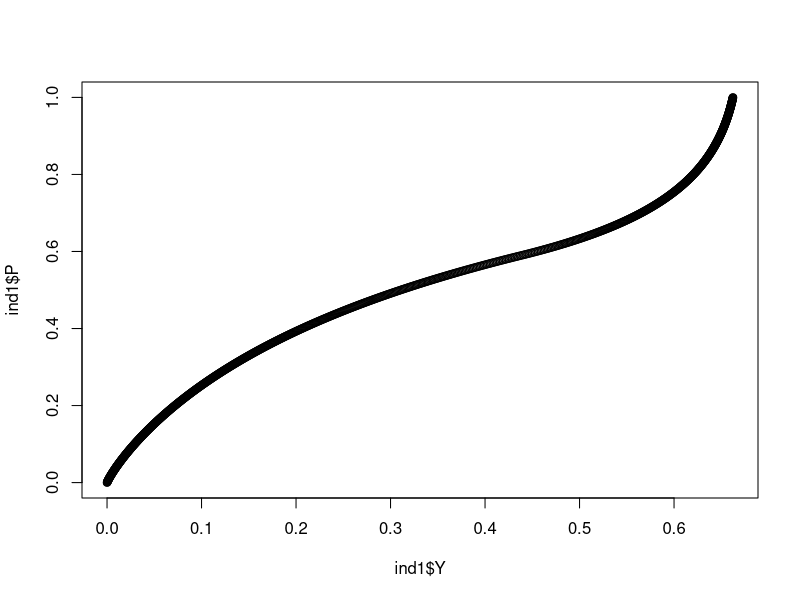
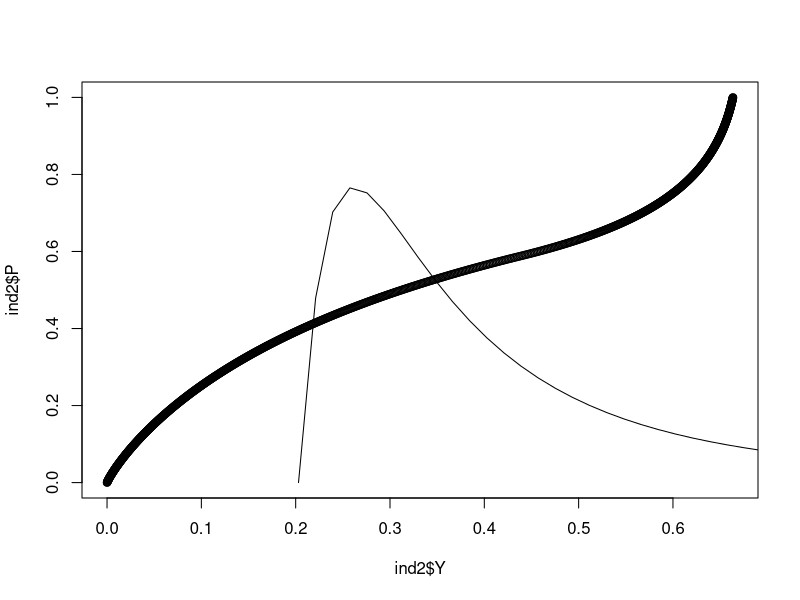
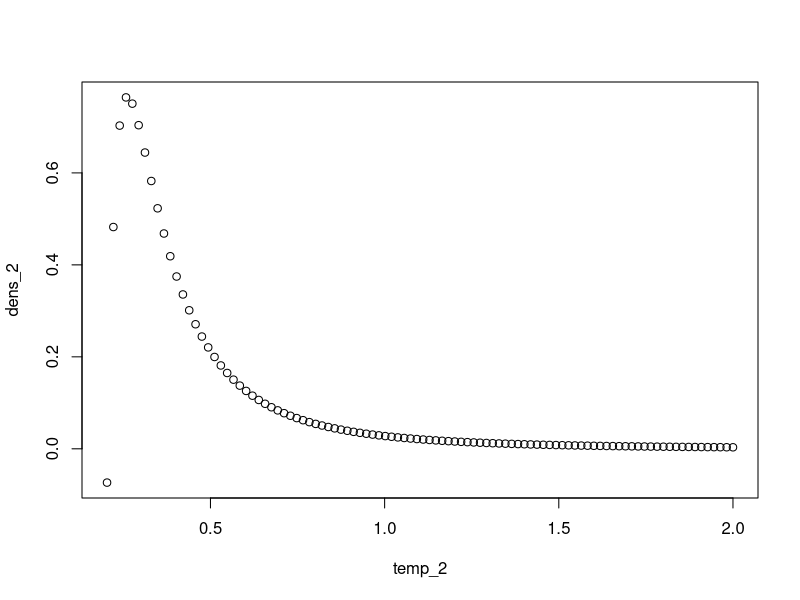
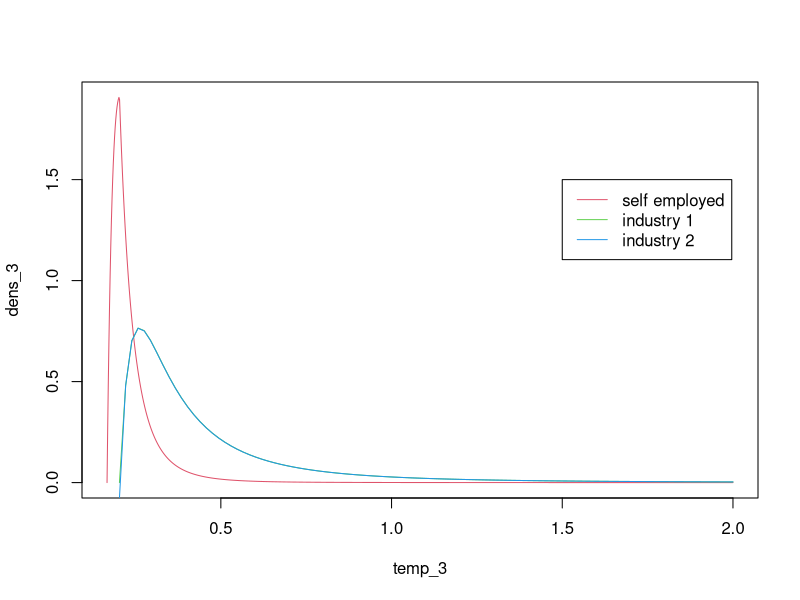

Source code (R) for these figures, in order:
# Script for solving for general equilibrium

rm(list = ls())

# Rough outline of the algorithm

# STEP 1: obtain a `supply curve' for each industry

# i) fix a grid of values for prices
# ii) at each price, solve for the quantity supplied
# iii) interpolate to obtain an approximate supply curve

# Subroutine: solving for output conditional on a price
# i) Guess a value for ebar, the mismatch threshold
# ii) Back out the implied theta using get_theta
# iii) Calculate the implied occupational choice threshold
# iv) Using the choice threshold, find the mass of workers in the industry and the integral over Z
# v) put all the above together and calculate the value of creating a vacancy
# vi) find the gap between the value and cost of vacancy creation
# vii) perform a bisection search to find the ebar that makes this gap zero.
# viii) with ebar in hand, solve for u and output

# STEP 2: Find the equilibrium

# i) Guess prices
# ii) Using the interpolated supply curves, calculate the supplies of both goods at these prices and aggregate output
# iii) Calculate demands from aggregate output and prices
# iv) Find the gap between supply and demand in each industry
# v) If supply exceeds demand, revise prices down. If demand exceeds supply, revise prices up

# Notes on parameters

# Gamma
# The pdf of the mismatch shock is gamma * e ^ (gamma - 1)
# - For the pdf to be valid, it must be that gamma > 0
# - When 0 < gamma < 1, the pdf is decreasing and convex: mass is concentrated around low values of e
# - When gamma = 1, e is U[0,1]
# - When 1 < gamma < 2, the pdf is increasing and concave. In this region, higher gammas place more weight on high e
# - When 2 < gamma, the pdf is increasing and convex: mass is concentrated around high values of e

################################################## FUNCTIONS ##################################################

#### Functions for both industries ####

get_theta <- function(ebar, a, B, d, gamma, A){
  
  # returns theta given e_bar and parameters
  theta <- (1 - B * (1 - d)) * ebar / (B * A)
  theta <- theta / (ebar ^ (1 + gamma) / (1 + gamma) + gamma / (1 + gamma) - ebar)
  return(theta ^ (1 / (1 - a)))
  
  # theta <- (B / (1 - B * (1 - d))) * ((1 + gamma) / A)
  # theta <- theta * (1 - ebar ^ (1 / gamma)) / ebar ^ ((1 + gamma) / gamma)
  # return(theta ^ (1 / (1 - a)))
  
}

get_u <- function(theta, ebar, a, d, A, gamma){
  
  # returns u given theta, ebar, and parameters
  u <- d  + A * theta ^ (1 - a) * (1 - ebar ^ gamma)
  return (d / u)
  
  #u <- d  + A * theta ^ (1 - a) * (1 - ebar)
  #return (d / u)
  
}


#### Industry 1 functions ####

get_z_top <- function(P, ebar, rho, sigma){
  
  # returns the top threshold given P, ebar, and parameters
  z_top <- (rho * P * ebar) ^ (sigma - 1)
  z_top <- (z_top - 1) ^ (1 / (1 - sigma))
  
  # z_top <- (rho * P * (1 - ebar ^ (1 / gamma))) ^ (sigma - 1)
  # z_top <- (z_top - 1) ^ (1 / (1 - sigma))
  return(z_top)
  
}

get_EZ_1 <- function(z, Zmin, zeta){
  
  # returns expected Z for industry 1 given the threshold and parameters
  EZ <- Zmin * (zeta / (zeta - 1)  - (zeta * z ^ zeta) / (2 * zeta - 1)) * (z < 1) 
  EZ <- EZ + (Zmin / (z ^ (zeta - 1))) * (zeta / (zeta - 1)  - zeta / (2 * zeta - 1)) * (z >= 1)
  return(EZ)
  
}

get_N_1 <- function(z, Zmin, zeta){
  
  # returns N for industry 1 given the threshold and parameters
  N <- (1 - (z ^ zeta) / 2) * (z < 1) + (1 / (2 * z ^ zeta)) * (z >= 1)
  return(N)
  
}

free_entry_1 <- function(P, ebar, a, B, d, gamma, A, rho, sigma, Zmin, zeta, kappa){
  
  # calculates the gap between cost and benefits of entry for industry 1 given P, ebar, and parameters
  theta <- get_theta(ebar, a, B, d, gamma, A)
  z <- get_z_top(P, ebar, rho, sigma)
  N <- get_N_1(z, Zmin, zeta)
  EZ <- get_EZ_1(z, Zmin, zeta)
  
  gap <- A * B * theta ^ (- a) * (1 - rho) * P / (1 - B * (1 - d))
  gap <- gap * (gamma / (gamma + 1)) * (1 - ebar ^ (1 + gamma))
  gap <- gap * EZ / N
  gap <- gap - kappa
  
  return(gap)
  # postive if expected benefits exceed expected costs (ebar too high given p), negative otherwise (ebar too low)
  
}

get_Y_1 <- function(ebar, P, a, B, d, gamma, A, rho, sigma, Zmin, Zeta){
  
  # returns industry 1 output given P, ebar, and parameters
  theta <- get_theta(ebar, a, B, d, gamma, A)
  u <- get_u(theta, ebar, a, d, A, gamma)
  z <- get_z_top(P, ebar, rho, sigma)
  EZ <- get_EZ_1(z, Zmin, zeta)
  
  Y <- (1 - u) * EZ
  Y <- Y * (gamma / (1 + gamma)) * (1 - ebar ^ (1 + gamma))
  Y <- Y/ (1 - ebar ^ gamma)
  
  return(Y)
  
}

#### Industry 2 functions ####

get_z_bot <- function(P, ebar, rho, sigma){
  
  # returns the lower threshold given P, ebar, and parameters
  z_bot <- (rho * P * ebar) ^ (sigma - 1)
  z_bot <- (z_bot - 1) ^ (1 / (sigma - 1))
  return(z_bot)
  
}

get_EZ_2 <- function(z, Zmin, zeta){
  
  # returns expected Z for industry 1 given the threshold and parameters
  EZ <- Zmin * (z ^ (zeta - 1)) * (zeta / (zeta - 1)  - zeta / (2 * zeta - 1)) * (z < 1) 
  EZ <- EZ + Zmin * (zeta / (zeta - 1)  - zeta / ((2 * zeta - 1) * z ^ zeta)) * (z >= 1)
  return(EZ)
  
}

get_N_2 <- function(z, Zmin, zeta){
  
  # returns N for industry 1 given the threshold and parameters
  N <- ((z ^ zeta) / 2) * (z < 1) + (1 - 1 / (2 * z ^ zeta)) * (z >= 1)
  return(N)
  
}

free_entry_2 <- function(P, ebar, a, B, d, gamma, A, rho, sigma, Zmin, zeta, kappa){
  
  # calculates the gap between cost and benefits of entry for industry 1 given P, ebar, and parameters
  theta <- get_theta(ebar, a, B, d, gamma, A)
  z <- get_z_bot(P, ebar, rho, sigma)
  N <- get_N_2(z, Zmin, zeta)
  EZ <- get_EZ_2(z, Zmin, zeta)
  
  gap <- A * B * theta ^ (- a) * (1 - rho) * P / (1 - B * (1 - d))
  gap <- gap * (gamma / (1 + gamma)) * (1 - ebar ^ (1 + gamma))
  gap <- gap * EZ / N
  gap <- gap - kappa
  
  return(gap)
  # postive if expected benefits exceed expected costs (ebar too high given p), negative otherwise (ebar too low)
  
}

get_Y_2 <- function(ebar, P, a, B, d, gamma, A, rho, sigma, Zmin, Zeta){
           
  # returns industry 1 output given P, ebar, and parameters
  theta <- get_theta(ebar, a, B, d, gamma, A)
  u <- get_u(theta, ebar, a, d, A, gamma)
  z <- get_z_bot(P, ebar, rho, sigma)
  EZ <- get_EZ_2(z, Zmin, zeta)
  
  Y <- (1 - u) * EZ
  Y <- Y * (gamma / (1 + gamma)) * (1 - ebar ^ (1 + gamma))
  Y <- Y / (1 - ebar ^ gamma)
  
  return(Y)
  
}

#### Solvers ####

ebar_solve <- function(entry_func, P, mid, a, B, d, gamma, A, rho, sigma, Zmin, zeta, kappa){
  
  top <- 1
  bot <- 0
  solution <- 0
  count <- 0
  
  while (solution == 0){
    mid <- (top + bot) / 2
    gap <- entry_func(P, mid, a, B, d, gamma, A, rho, sigma, Zmin, zeta, kappa)
    if (abs(gap) < tol){
      solution <- 1
    }
    if (gap >= 0){
      bot <- mid
    }
    if (gap < 0){
      top <- mid
    }
    
    count <- count + 1
    if (count > 1000){
      print(c('failed', P))
      solution <- 1
    }
  }
  
  return(mid)
  
}

#### Income Distribution Functions ####

income_dist_1 <- function(rho, P, Zmin, z, ebar, y, gamma, zeta, u){
  
  min_inc <- rho * P * Zmin * max(1, z) * ebar
  inc_thres <- min_inc / ebar
  Zratio <- min_inc / (y * max(1, z))
  A1 <- gamma / (gamma + zeta)
  A2 <- gamma / (2 * gamma + (4 * zeta))
  A3 <- zeta / (gamma + zeta)
  A4 <- zeta / (gamma + 2 * zeta)
  
  # Region 1: below the minimum income
  if (y <= min_inc){
    return(0)
  }
  # Region 2: no agent has income below y for all epsilon
  if ((y > min_inc) & (y <= inc_thres)){
    part1 <- A1 * Zratio ^ zeta - A2 * z ^ zeta * Zratio ^ (2 * zeta)
    part2 <- Zratio ^ (-gamma) * (A3 - A4 * z ^ zeta) + z ^ zeta / 2 - 1
    part3 <- Zratio ^ (-gamma) * (A3 - A4) * z ^ (- zeta - gamma) - 1 / (2 * z ^ zeta)
    return((1 - u) * ebar ^ gamma *(part1 + part2 * (z < 1) + part3 * (z >= 1)) / (1 - ebar ^ gamma))
  }
  # Region 3: some agents have income below y for all epsilon
  if (y > inc_thres){
    part1 <- A1 * Zratio ^ zeta * (ebar ^ gamma - ebar ^ (-zeta)) - 
      Zratio ^ (2 * zeta) * A2 * z ^ zeta * (ebar ^ gamma - ebar ^ (- 2 * zeta))
    part2 <- (1 - ebar ^ gamma) * (1 - z ^ zeta / 2)
    part3 <- (1 - ebar ^ gamma) * (1 / (2 * z ^ zeta))
    return((1 - u) * (part1 + part2 * (z < 1) + part3 * (z >= 1)) / (1 - ebar ^ gamma))
  }
  
}

income_dens_1 <- function(rho, P, Zmin, z, ebar, y, gamma, zeta, u){
  
  min_inc <- rho * P * Zmin * max(1, z) * ebar
  inc_thres <- min_inc / ebar
  Zratio <- min_inc / (y * max(1, z))
  A1 <- gamma / (gamma + zeta)
  A2 <- gamma / (2 * gamma + (4 * zeta))
  A3 <- zeta / (gamma + zeta)
  A4 <- zeta / (gamma + 2 * zeta)
  
  # Region 1: below the minimum income
  if (y <= min_inc){
    return(0)
  }
  # Region 2: no agent has income below y for all epsilon
  if ((y > min_inc) & (y <= inc_thres)){
    part1 <- zeta * A1 * Zratio ^ zeta - 2 * zeta * A2 * z ^ zeta * Zratio ^ (2 * zeta)
    part2 <- gamma * Zratio ^ (-gamma) * (A3 - A4 * z ^ zeta) 
    part3 <- gamma * Zratio ^ (-gamma) * (A3 - A4) * z ^ (- zeta - gamma)
    return(-(1 - u) * ebar ^ gamma *(part1 + part2 * (z < 1) + part3 * (z >= 1)) / ((1 - ebar ^ gamma) * y))
  }
  # Region 3: some agents have income below y for all epsilon
  if (y > inc_thres){
    part1 <- zeta * A1 * Zratio ^ zeta * (ebar ^ gamma - ebar ^ (-zeta)) - 
      2 * zeta * Zratio ^ (2 * zeta) * A2 * z ^ zeta * (ebar ^ gamma - ebar ^ (- 2 * zeta))
    return(-(1 - u) * part1 / ((1 - ebar ^ gamma) * y))
  }
  
}

income_dist_2 <- function(rho, P, Zmin, z, ebar, y, gamma, zeta, u){
  
  min_inc <- rho * P * Zmin * max(1, 1 / z) * ebar
  inc_thres <- min_inc / ebar
  Zratio <- min_inc / (y * max(1, 1 / z))
  A1 <- gamma / (gamma + zeta)
  A2 <- gamma / (2 * gamma + (4 * zeta))
  A3 <- zeta / (gamma + zeta)
  A4 <- zeta / (gamma + 2 * zeta)
  
  # Region 1: below the minimum income
  if (y <= min_inc){
    return(0)
  }
  # Region 2: no agent has income below y for all epsilon
  if ((y > min_inc) & (y <= inc_thres)){
    part1 <- A1 * Zratio ^ zeta - A2 * z ^ (- zeta) * Zratio ^ (2 * zeta)
    part2 <- Zratio ^ (-gamma) * (A3 - A4) * z ^ (zeta + gamma) - z ^ zeta / 2
    part3 <- Zratio ^ (-gamma) * (A3 - A4 * z ^ (- zeta)) + 1 / (2 * z ^ zeta) - 1
    return((1 - u) * ebar ^ gamma *(part1 + part2 * (z < 1) + part3 * (z >= 1)) / (1 - ebar ^ gamma))
  }
  # Region 3: some agents have income below y for all epsilon
  if (y > inc_thres){
    part1 <- A1 * Zratio ^ zeta * (ebar ^ gamma - ebar ^ (-zeta)) - 
      Zratio ^ (2 * zeta) * A2 * z ^ (- zeta) * (ebar ^ gamma - ebar ^ (- 2 * zeta))
    part2 <- (1 - ebar ^ gamma) * (z ^ zeta / 2)
    part3 <- (1 - ebar ^ gamma) * (1 -  1 / (2 * z ^ zeta))
    return((1 - u) * (part1 + part2 * (z < 1) + part3 * (z >= 1)) / (1 - ebar ^ gamma))
  }
  
}

income_dens_2 <- function(rho, P, Zmin, z, ebar, y, gamma, zeta, u){
  
  min_inc <- rho * P * Zmin * max(1, z) * ebar
  inc_thres <- min_inc / ebar
  Zratio <- min_inc / (y * max(1, z))
  A1 <- gamma / (gamma + zeta)
  A2 <- gamma / (2 * gamma + (4 * zeta))
  A3 <- zeta / (gamma + zeta)
  A4 <- zeta / (gamma + 2 * zeta)
  
  # Region 1: below the minimum income
  if (y <= min_inc){
    return(0)
  }
  # Region 2: no agent has income below y for all epsilon
  if ((y > min_inc) & (y <= inc_thres)){
    part1 <- zeta * A1 * Zratio ^ zeta - 2 * zeta * A2 * z ^ (- zeta) * Zratio ^ (2 * zeta)
    part2 <- gamma * Zratio ^ (-gamma) * (A3 - A4) * z ^ (zeta + gamma)
    part3 <- gamma * Zratio ^ (-gamma) * (A3 - A4 * z ^ (- zeta))
    return(-(1 - u) * ebar ^ gamma *(part1 + part2 * (z < 1) + part3 * (z >= 1)) / ((1 - ebar ^ gamma) * y))
  }
  # Region 3: some agents have income below y for all epsilon
  if (y > inc_thres){
    part1 <- zeta * A1 * Zratio ^ zeta * (ebar ^ gamma - ebar ^ (-zeta)) - 
      2 * zeta * Zratio ^ (2 * zeta) * A2 * z ^ (- zeta) * (ebar ^ gamma - ebar ^ (- 2 * zeta))
    return(-(1 - u) * part1 / ((1 - ebar ^ gamma) * y))
  }
  
}


selfemp_mininc <- function(z_lower, z_upper, sigma, Zmin){
  if (z_upper > 1 & z_lower < 1){
    return(Zmin * 2 ^ (1 / (sigma - 1)))
  }
  if (z_upper <= 1){
    return(Zmin * (1 + z_upper ^ (1 - sigma)) ^ (1 / (sigma - 1)))
  }
    
  if (z_lower >= 1){
    return(Zmin * (1 + z_lower ^ (sigma - 1)) ^ (1 / (sigma - 1)))
  }
}

selfemp_lowerbound <- function(Zmin, sigma, y, z_lower){
  thres <- Zmin * (z_lower ^ (1 - sigma) + 1) ^ (1 / (sigma - 1))
  
  if (y <= thres){
    return(Zmin)
  }
  
  if (y > thres){
    return(y * (1 + z_lower ^ (1 - sigma)) ^ (1 / (1 - sigma)))
  }
  
}

selfemp_upperbound <- function(Zmin, sigma, y, z_upper){
  thres <- Zmin * z_upper / (1 + z_upper ^ (1 - sigma)) ^ (1 / (1 - sigma))
  
  if (y <= thres){
    return(y * Zmin / (Zmin ^ (1 - sigma) - y ^ (1 - sigma)) ^ (1 / (1 - sigma)))
  }
  if (y > thres){
    return(y * (1 + z_upper ^ (1 - sigma)) ^ (1 / (1 - sigma)))
  }
}

selfemp_integral <- function(Z, sigma, y, zeta, Zmin){
  int <- (Z ^ (1 - sigma) - y ^ (1 - sigma)) ^ ((1 + zeta) / (1 - sigma))
  int <- zeta ^ 2 * Zmin ^ (2 * zeta) * int
  int <- int / (Z ^ (2 * (1 + zeta)) * y ^ (1 + zeta))
  return(int)
}

selfemp_density <- function(z_upper, z_lower, Zmin, sigma, y, zeta){
  
  lower_bound <- selfemp_lowerbound(Zmin, sigma, y, z_lower)
  upper_bound <- selfemp_upperbound(Zmin, sigma, y, z_upper)
  
  dens <- integrate(selfemp_integral, lower = lower_bound, upper = upper_bound, sigma = sigma, y = y, zeta = zeta,
                    Zmin = Zmin)
  
  return(dens$value)
  
}
################################################## MODEL ##################################################

# Global Parameters
B <- 0.975
a <- 0.65
d <- 0.1
sigma <- 1 /10
rho <- 0.8
kappa <- 0.132
Zmin <- 0.36
zeta <- 2.12

# Numerical function parameters
tol <- 0.00001

#### Industry 1 Supply Function ####

A <- c(100, 100)
gamma <- c(3 / 2, 9 / 5)

# specify a sequence of prices. For each price, obtain the mismatch threshold and supply.
# With sigma < 1, the price permitted by the price index for either good is 1. 
P <- seq(0, 1, 0.001)
n <- length(P)
ind1 <- data.frame(P, "ebar" = rep(0, n), "Y" = rep(0, n), "theta" = rep(0, n), "z" = rep(0, n), 
                    "u" = rep(0, n), "N" = rep(0, n), "EZ" = rep(0, n))

ind1$Y[1] <- 0 # no need to solve at P = 0 

for (i in 2:n){
  P <- ind1$P[i]
  ind1$ebar[i] <- ebar_solve(free_entry_1, P, mid, a, B, d, gamma[1], A[1], rho, sigma, Zmin, zeta, kappa)
  ind1$Y[i] <- get_Y_1(ind1$ebar[i], P, a, B, d, gamma[1], A[1], rho, sigma, Zmin, Zeta)
  ind1$theta[i] <- get_theta(ind1$ebar[i], a, B, d, gamma[1], A[1])
  ind1$z[i] <- get_z_top(P, ind1$ebar[i], rho, sigma)
  ind1$u[i] <- get_u(ind1$theta[i], ind1$ebar[i], a, d, A[1], gamma[1])
  ind1$N[i] <- get_N_1(ind1$z[i], Zmin, zeta)
  ind1$EZ[i] <- get_EZ_1(ind1$z[i], Zmin, zeta)
}

plot(ind1$Y, ind1$P)

#### Industry 2 Supply Function ####

P <- seq(0, 1, 0.001)
n <- length(P)
ind2 <- data.frame(P, "ebar" = rep(0, n), "Y" = rep(0, n), "theta" = rep(0, n), "z" = rep(0, n), 
                   "u" = rep(0, n), "N" = rep(0, n), "EZ" = rep(0, n))

ind2$Y[1] <- 0

for (i in 2:n){
  P <- ind2$P[i]
  ind2$ebar[i] <- ebar_solve(free_entry_2, P, mid, a, B, d, gamma[2], A[2], rho, sigma, Zmin, zeta, kappa)
  ind2$Y[i] <- get_Y_2(ind2$ebar[i], P, a, B, d, gamma[2], A[2], rho, sigma, Zmin, Zeta)
  ind2$theta[i] <- get_theta(ind2$ebar[i], a, B, d, gamma[2], A[2])
  ind2$z[i] <- get_z_top(P, ind2$ebar[i], rho, sigma)
  ind2$u[i] <- get_u(ind2$theta[i], ind2$ebar[i], a, d, A[2], gamma[2])
  ind2$N[i] <- get_N_2(ind2$z[i], Zmin, zeta)
  ind2$EZ[i] <- get_EZ_2(ind2$z[i], Zmin, zeta)
  
}

plot(ind2$Y, ind2$P)

#### Solve for eqbm prices ####

eqbm <- data.frame("P" = rep(0, 2), "ebar" = rep(0, 2), "Y" = rep(0, 2), "theta" = rep(0, 2), "z" = rep(0, 2), 
                   "u" = rep(0, 2), "N" = rep(0, 2), "EZ" = rep(0, 2))

# interpolate the functions above to get supply functions, and then find prices that set excess demand to 0
P_top <- 1
P_bot <- 0
count <- 0
solution <- 0

while (solution == 0){
  eqbm$P[1] <- (P_top + P_bot) / 2
  eqbm$P[2] <- (1 - eqbm$P[1] ^ (1 - sigma)) ^ (1 / (1 - sigma))

  YS_1 <- approx(ind1$P, ind1$Y, eqbm$P[1])$y
  YS_2 <- approx(ind2$P, ind2$Y, eqbm$P[2])$y

  Y <- (YS_1 ^ ((sigma - 1) / sigma) + YS_2 ^ ((sigma - 1) / sigma)) ^ (sigma / (sigma - 1))

  YD_1 <- Y * eqbm$P[1] ^ (-sigma)
  YD_2 <- Y * eqbm$P[2] ^ (-sigma)

  Y1_gap <- YS_1 - YD_1
 
  if (abs(Y1_gap) < tol){
    print(c('converged', eqbm$P[1]))
    solution <- 1
  }
  if (Y1_gap >= 0){
    P_top <- eqbm$P[1]
  }
  if (Y1_gap < 0){
    P_bot <- eqbm$P[1]
  }

  count <- count + 1
  if (count > 1000){
    print(c('failed', eqbm$P[1]))
    solution <- 1
  }
}

#### Given eqbm prices, obtain other quantities ####

free_entry_funcs <- list(free_entry_1, free_entry_2)
get_z_funcs <- list(get_z_top, get_z_bot)
get_N_funcs <- list(get_N_1, get_N_2)
get_EZ_funcs <- list(get_EZ_1, get_EZ_2)

for (i in 1:2){
  eqbm$ebar[i] <- ebar_solve(free_entry_funcs[[i]], eqbm$P[i], mid, a, B, d, gamma[i], A[i], rho, sigma, Zmin, zeta, kappa)
  eqbm$Y[i] <- get_Y_1(eqbm$ebar[i], eqbm$P[i], a, B, d, gamma[i], A[i], rho, sigma, Zmin, Zeta)
  eqbm$theta[i] <- get_theta(eqbm$ebar[i], a, B, d, gamma[i], A[i])
  eqbm$z[i] <- get_z_funcs[[i]](eqbm$P[i], eqbm$ebar[i], rho, sigma)
  eqbm$u[i] <- get_u(eqbm$theta[i], eqbm$ebar[i], a, d, A[i], gamma[i])
  eqbm$N[i] <- get_N_funcs[[i]](eqbm$z[i], Zmin, zeta)
  eqbm$EZ[i] <- get_EZ_funcs[[i]](eqbm$z[i], Zmin, zeta)
}

# check that thresholds make sense
1 > (rho * eqbm$P[1] * eqbm$ebar[1]) ^ (1 - sigma) + (rho * eqbm$P[2] * eqbm$ebar[2]) ^ (1 - sigma)

############################################### INCOME DISTRIBUTION ###############################################

# Industry 1

min_inc_1 <- rho * eqbm$P[1] * Zmin * max(1, eqbm$z[1]) * eqbm$ebar[1]

temp <- seq(min_inc_1, 2, length.out = 100)
mass <- sapply(temp, income_dist_1, rho = rho, P = eqbm$P[1], Zmin = Zmin, z = eqbm$z[1], 
               ebar = eqbm$ebar[1], gamma = gamma[1], zeta = zeta, u = eqbm$u[1])
# mass <- mass / eqbm$N[1] # get as a fraction of total people participating in industry 1
dens <- sapply(temp, income_dens_1, rho = rho, P = eqbm$P[1], Zmin = Zmin, z = eqbm$z[1], 
               ebar = eqbm$ebar[1], gamma = gamma[1], zeta = zeta, u = eqbm$u[1])

#plot(temp, mass)
lines(temp,dens)

# Industry 2

min_inc_2 <- rho * eqbm$P[2] * Zmin * max(1, 1 / eqbm$z[2]) * eqbm$ebar[2]
temp_2 <- seq(min_inc_2, 2, length.out = 100)
mass_2 <- sapply(temp_2, income_dist_2, rho = rho, P = eqbm$P[2], Zmin = Zmin, z = eqbm$z[2], 
               ebar = eqbm$ebar[2], gamma = gamma[2], zeta = zeta, u = eqbm$u[2])
# mass_2 <- mass_2 / eqbm$N[2] # get as a fraction of total people participating in industry 2
dens_2 <- sapply(temp_2, income_dens_2, rho = rho, P = eqbm$P[2], Zmin = Zmin, z = eqbm$z[2], 
                 ebar = eqbm$ebar[2], gamma = gamma[2], zeta = zeta, u = eqbm$u[2])

#lines(temp_2, mass_2)
plot(temp_2, dens_2)

# Self Employed

min_inc_selfemp <- selfemp_mininc(eqbm$z[2], eqbm$z[1], sigma, Zmin)

temp_3 <- seq(min_inc_selfemp, 2, length.out = 1000)
dens_3 <- sapply(temp_3, selfemp_density, z_upper = eqbm$z[1], z_lower = eqbm$z[2], Zmin = Zmin, sigma = sigma, 
                 zeta = zeta)
# dens_3 <- dens_3 / (1 - eqbm$N[1] + eqbm$N[2]) 

plot(temp_3, dens_3, type = "l", col = 2)
lines(temp, dens, col = 3)
lines(temp_2, dens_2, col = 4)
legend(x = 1.5, y = 1.5, legend = c("self employed", "industry 1" , "industry 2"), col = c(2, 3, 4), lty = c(1,1,1))
       